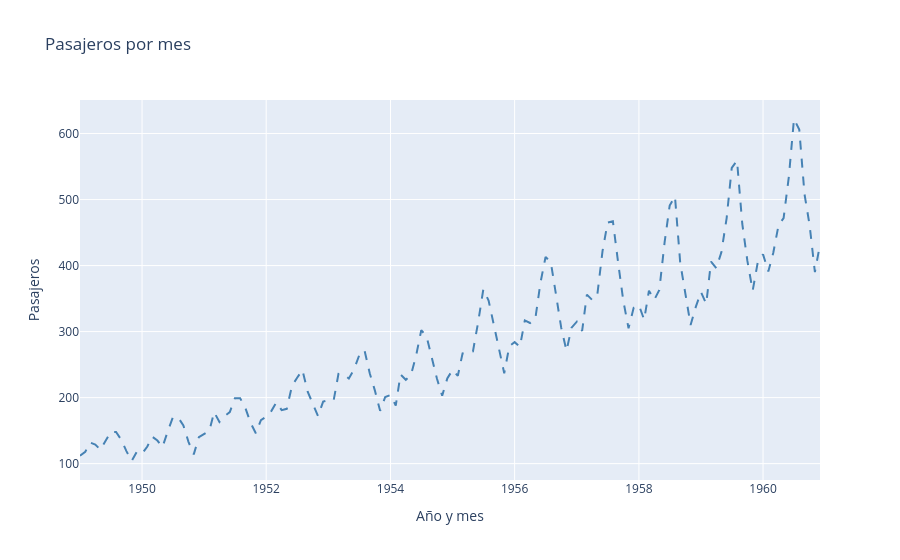

Notebook source saved alongside this figure:
### Code cell
# Forma 1 para crear un gráfico de plotly

# Creo un objeto data que va a ser una lista que contiene las trazas del gráfico
data = [
    go.Scatter(
        x = passengers["Month"],
        y = passengers["Passengers"],
        mode = "lines",
        line = dict(color = "steelblue", dash = 'dash'),
        name = "Pasajeros"
    )
]

# Creo un objeto layout para definir el diseño del gráfico

layout = go.Layout(title = "Pasajeros por mes", xaxis_title = "Año y mes", yaxis_title = "Pasajeros")

# Unificamos los dos objetos dentro de la figura de plotly

fig = go.Figure(data = data, layout = layout)

# Mostramos la figura
fig.show()

### Figure 1 — Plotly figure (JSON) as saved in the notebook; plotly's stock layout.template omitted (floating-point values rounded to 4 significant figures; data arrays with more than 128 entries replaced by an {"elided": "..."} marker saying what was removed)
{"data": [{"line": {"color": "steelblue", "dash": "dash"}, "mode": "lines", "name": "Pasajeros", "type": "scatter", "x": {"elided": "144 str values"}, "y": {"elided": "144 int values"}}], "layout": {"title": {"text": "Pasajeros por mes"}, "xaxis": {"title": {"text": "Año y mes"}}, "yaxis": {"title": {"text": "Pasajeros"}}}}
